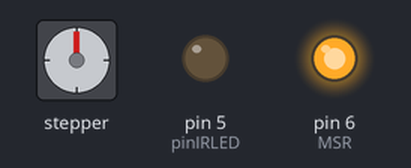
The sketch below on a simulated Arduino Uno, built with avr-gcc and run on an emulated ATmega328P. On the bench: stepper motor, output pins drawn as LEDs (lit = HIGH). Wiring (inferred from the names in the program): stepper motor driver (200 steps per turn assumed): step pin 11; direction pin 12. Pins used as bus, display or sensor lines are not drawn.

Above: at 0.05 s.
At 0.4 s:
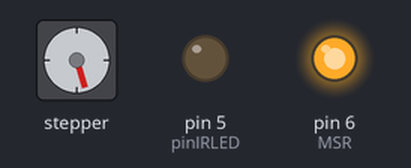
At 0.7 s:
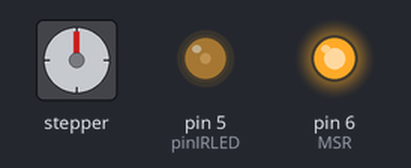
At 1.05 s:
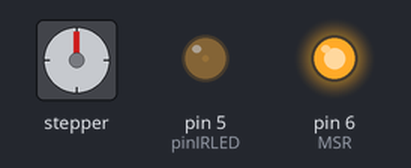
Timing chart, 0 to 5.9 s (numbered marks = the images above):
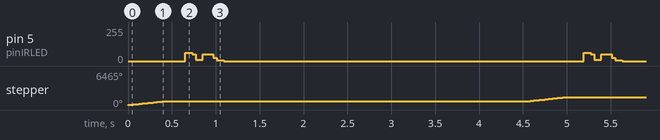

The sketch:

stepperTurnTableCameraRemote.ino
```cpp
#define STEP 11
#define DIRECTION 12
#define pinIRLED 5

#define MSR 6

long delay_Micros = 1800;
long currentMicros = 0;
long previousMicros = 0;
int stepsTaken = 1;
int stepsReverse = 0;
int delayTime = 1;
int photos = 0;

//setup all the pins and set motor to max microstepping 1/16
void setup()
{
  pinMode(STEP,OUTPUT);
  pinMode(DIRECTION,OUTPUT);
  pinMode(MSR,OUTPUT);
  pinMode(pinIRLED,OUTPUT);
  digitalWrite(MSR, HIGH);
  stepperFWD();
}

//will loop until 73 photos are taken, then will reverse all the way back to signify a full loop.
//finally exits at the end so we dont take extra accidental photos
void loop()
{
  //after 400 steps we stop and take a break
  if(stepsTaken % 400 != 0){
    motorStep();
  } else{
    motorStep();
    stepsTaken++;
    //trigger photo
    delay(200);
    takePicture();
	//wait until photo has been complete
    delay(3500);
    photos++;
  }
  //73 photos is a full circle +1 photo
  if(photos == 73){
     stepperREV();
     stepsReverse = stepsTaken;
     while(stepsReverse != 0){
       motorStep();
       stepsReverse--;
     }
     exit(0);
  }
}

//have the stepper motor take one step
void motorStep(){
  digitalWrite(STEP, HIGH);
  delay(delayTime);
  digitalWrite(STEP, LOW);
  stepsTaken++;
}

//set motor to forward
void stepperFWD(){
  digitalWrite(DIRECTION, HIGH);
}

//change the stepper direction to reverse
void stepperREV(){
  digitalWrite(DIRECTION, LOW);
}


// This camera triggering code comes courtesy of l8ter.com or LUCKYLARRY.CO.UK
// Read the article here http://www.l8ter.com/?p=333
// sets the pulse of the IR signal.
void pulseON(int pulseTime) {
  unsigned long endPulse = micros() + pulseTime;        // create the microseconds to pulse for
  while( micros() < endPulse) {
    digitalWrite(pinIRLED, HIGH);                       // turn IR on
    delayMicroseconds(13);                              // half the clock cycle for 38Khz (26.32×10-6s) - e.g. the 'on' part of our wave
    digitalWrite(pinIRLED, LOW);                        // turn IR off
    delayMicroseconds(13);                              // delay for the other half of the cycle to generate wave/ oscillation
  }
}
void pulseOFF(unsigned long startDelay) {
  unsigned long endDelay = micros() + startDelay;       // create the microseconds to delay for
  while(micros() < endDelay);
}

void takePicture() {
  for (int i=0; i < 2; i++) {
    pulseON(2336);
    pulseOFF(646);
    pulseON(1168);
    pulseOFF(621);
    pulseON(572);
    pulseOFF(621);
    pulseON(1168);
    pulseOFF(621);
    pulseON(1168);
    pulseOFF(621);
    pulseON(572);
    pulseOFF(621);
    pulseON(1168);
    pulseOFF(621);
    pulseON(572);
    pulseOFF(646);
    pulseON(572);
    pulseOFF(621);
    pulseON(1168);
    pulseOFF(621);
    pulseON(572);
    pulseOFF(621);
    pulseON(1168);
    pulseOFF(621);
    pulseON(1168);
    pulseOFF(621);
    pulseON(1168);
    pulseOFF(621);
    pulseON(572);
    pulseOFF(621);
    pulseON(572);
    pulseOFF(646);
    pulseON(572);
    pulseOFF(621);
    pulseON(1168);
    pulseOFF(621);
    pulseON(1168);
    pulseOFF(621);
    pulseON(1168);
    pulseOFF(621);
    pulseON(1168);
    pulseOFF(11008);
    pulseON(2336);
    pulseOFF(621);
    pulseON(1168);
    pulseOFF(621);
    pulseON(572);
    pulseOFF(621);
    pulseON(1168);
    pulseOFF(621);
    pulseON(1168);
    pulseOFF(621);
    pulseON(572);
    pulseOFF(621);
    pulseON(1168);
    pulseOFF(621);
    pulseON(572);
    pulseOFF(646);
    pulseON(572);
    pulseOFF(621);
    pulseON(1168);
    pulseOFF(621);
    pulseON(572);
    pulseOFF(621);
    pulseON(1168);
    pulseOFF(621);
    pulseON(1168);
    pulseOFF(621);
    pulseON(1168);
    pulseOFF(621);
    pulseON(572);
    pulseOFF(621);
    pulseON(572);
    pulseOFF(646);
    pulseON(572);
    pulseOFF(621);
    pulseON(1168);
    pulseOFF(621);
    pulseON(1168);
    pulseOFF(621);
    pulseON(1168);
    pulseOFF(621);
    pulseON(1168);
    pulseOFF(11008);
    pulseON(2336);
    pulseOFF(621);
    pulseON(1168);
    pulseOFF(621);
    pulseON(572);
    pulseOFF(621);
    pulseON(1168);
    pulseOFF(621);
    pulseON(1168);
    pulseOFF(621);
    pulseON(572);
    pulseOFF(621);
    pulseON(1168);
    pulseOFF(621);
    pulseON(572);
    pulseOFF(646);
    pulseON(572);
    pulseOFF(621);
    pulseON(1168);
    pulseOFF(621);
    pulseON(572);
    pulseOFF(621);
    pulseON(1168);
    pulseOFF(621);
    pulseON(1168);
    pulseOFF(621);
    pulseON(1093);
    pulseOFF(696);
    pulseON(572);
    pulseOFF(621);
    pulseON(572);
    pulseOFF(621);
    pulseON(572);
    pulseOFF(621);
    pulseON(572);
    pulseOFF(1218);
    pulseON(497);
    pulseOFF(1292);
    pulseON(422);
    pulseOFF(1367);
    pulseON(373);
    pulseOFF(11803);
    pulseON(298);
    pulseOFF(2659);
    pulseON(199);
    pulseOFF(1590);
    pulseON(174);
    pulseOFF(1019);
    pulseON(174);
    pulseOFF(1615);
    pulseON(174);
    pulseOFF(1615);
    pulseON(149);
    pulseOFF(1044);
    pulseON(149);
    pulseOFF(1640);
    pulseON(124);
    pulseOFF(1093);
    pulseON(149);
    pulseOFF(1044);
    pulseON(124);
    pulseOFF(1665);
    pulseON(124);
    pulseOFF(1068);
    pulseON(124);
    pulseOFF(1665);
    pulseON(99);
    pulseOFF(1690);
    pulseON(99);
    pulseOFF(1690);
    pulseON(99);
    pulseOFF(1093);
    pulseON(99);
    pulseOFF(1118);
    pulseON(99);
    pulseOFF(1093);
    pulseON(99);
    pulseOFF(1690);
    pulseON(99);
    pulseOFF(1690);
    pulseON(75);
    pulseOFF(1715);
    pulseON(75);
    pulseOFF(12101);
    pulseON(149);
    pulseOFF(2833);
    pulseON(75);
    pulseOFF(1715);
    pulseON(75);
    pulseOFF(1118);
    pulseON(75);
    pulseOFF(1715);
    pulseON(75);
    pulseOFF(1715);
    pulseON(75);
    pulseOFF(1118);
    pulseON(75);
    pulseOFF(1715);
    pulseON(75);
    pulseOFF(1118);
    pulseON(99);
    pulseOFF(1093);
    pulseON(99);
    pulseOFF(1690);
    pulseON(99);
    pulseOFF(1093);
    pulseON(99);
    pulseOFF(1690);
    pulseON(99);
    pulseOFF(1690);
    pulseON(99);
    pulseOFF(1690);
    pulseON(99);
    pulseOFF(1093);
    pulseON(99);
    pulseOFF(1118);
    pulseON(99);
    pulseOFF(1093);
    pulseON(99);
    pulseOFF(1690);
    pulseON(99);
    pulseOFF(1690);
    pulseON(99);
    pulseOFF(1690);
    pulseON(99);
    pulseOFF(646);
  }
}
```

Measured:
- by itself, stepper: turns 720° clockwise in 0.41 s, repeating every 4.5 s
